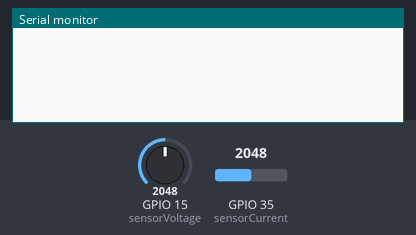
This sketch was run on a simulated ESP32. Shown: the last lines printed to the serial monitor. The test bench sets the inputs (shaded band); at power-on: GPIO 15 (sensorVoltage) = 2048, GPIO 35 (sensorCurrent) = 2048.

Above: at 1.2 s.
1.3 s: GPIO 15 (sensorVoltage) set to 2866
At 2.6 s:
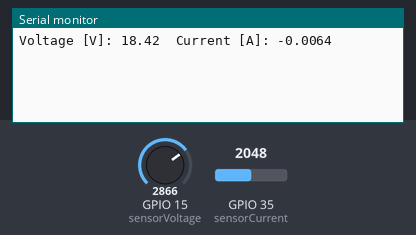
4.3 s: GPIO 35 (sensorCurrent) set to 2866
At 5.2 s:
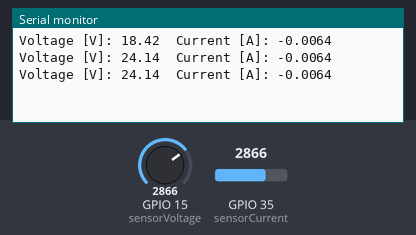
5.8 s: GPIO 15 (sensorVoltage) set to 3603
At 5.8 s:
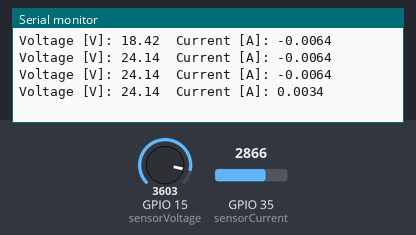
7.3 s: GPIO 35 (sensorCurrent) set to 3603
At 9.5 s:
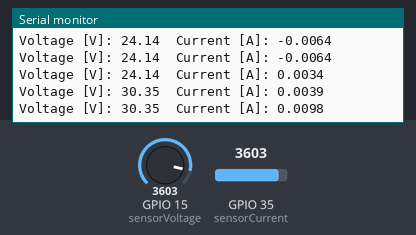
Timing chart, 0 to 9.8 s (numbered marks = the images above; inputs shaded):
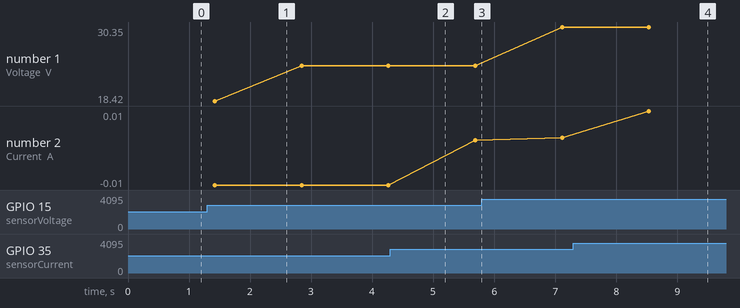

The sketch:

testSensorsESP32.ino
```cpp
/* This program will test current and voltage sensors as a part of the datalogger system
 *
 *  Author: Javier Betancor
 *
 *  Reference: http://www.skillbank.co.uk/arduino/calibrate.htm
 *             https://github.com/espressif/esp-idf/blob/master/docs/en/api-reference/peripherals/adc.rst
 *
 */

//Define Pins
int sensorCurrent = 35; //Analog Pin 3 (IO35) for current sensor
int sensorVoltage = 15; //Analog Pin 4 (IO15) for voltage sensor


float conv = 0.015988;//(4322/4096)*(1/66); TUNE when PoweBank is connected. Low value because of the Diode (5-0.7) = 4.3V
int iter = 100; //Number of iterations
double sum = 0;

void setup() {

  analogSetWidth(12);
  adcAttachPin(sensorCurrent);
  pinMode(sensorCurrent,INPUT);
  pinMode(sensorVoltage,INPUT);
  Serial.begin(9600);

}

void loop() {

  float amps = (trueVoltage(sensorCurrent)-2.161)*conv;//2.161V measured with Vmeter across OUT and GND pins of the ACS71230A

  float volts = readSensor(sensorVoltage)/11.872; //Spreadsheed trend line

  Serial.print("Voltage [V]: ");
  Serial.print(volts/1000,2);
  //Serial.println(sum);
  Serial.print(" ");
  Serial.print(" Current [A]: ");
  Serial.println(amps,4);
  //Serial.println(conv,8);
  //Serial.println(trueVoltage(sensorCurrent));

}

double readSensor(byte sensor) {
  sum = 0;
  for (int j = 0; j < iter; j++) {
    sum += analogRead(sensor);
    delay(7);
  }
  return sum;
}

double trueVoltage(byte pin){
  sum = 0;
  for (int j = 0; j < iter; j++) {
    sum += analogRead(pin);
    delay(7);
  }
  sum = sum/iter;
  if(sum < 1 || sum > 4095) return 0;
  return -6E-15*pow(sum,4) + 3E-11*pow(sum,3) - 4E-8*pow(sum,2) + 0.0008*sum + 0.1367;

}
```

Measured:
- after the input at 1.3 s, the serial monitor: prints a new line after 0.12 s (image 1)
- after the input at 7.3 s, the serial monitor: prints a new line after 1.2 s (image 4)
- plotted number 1: 24.14 → 30.35 after the input at 5.8 s
- plotted number 2: -0.01 → 0 after the input at 4.3 s, 0 → 0.01 after the input at 7.3 s
